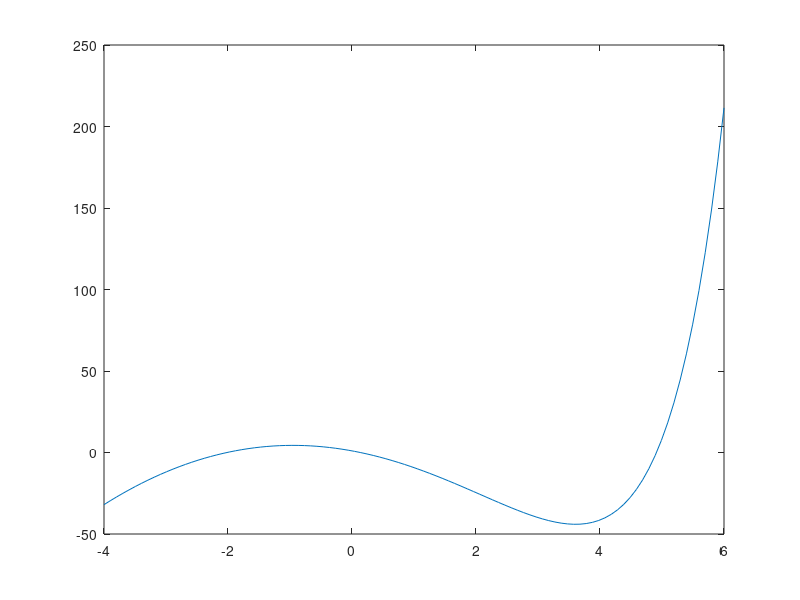

The MATLAB script that drew this image: (Note: this script raises an error after producing the figure.)
%%PLOT
x = linspace(-4,6);
plot(x,exp(x) - 4*x.^2 - 8*x);
axes0


%% BISSECCION [-4,6]
clc
tol = 10^(-4);
f = @(x) exp(x) - 4*x^2 - 8*x;
No = 20;

a = -4;
b = 6;
fa = f(a);
i = 0;

tic
[p, i] = biseccion(f, a, b, tol, No)
toc

%RESPUESTA: 4.9108
%ITERACIONES: 16

%% BISSECCION [0,1]
clc
tol = 10^(-4);
f = @(x) exp(x) - 4*x^2 - 8*x;
No = 20;

a = 0;
b = 1;
fa = f(a);
i = 0;

tic
[p, i] = biseccion(f, a, b, tol, No)
toc

%RESPUESTA: 0.1340
%ITERACIONES: 14


%% BISSECCION [-3,-1]
clc
tol = 10^(-4);
f = @(x) exp(x) - 4*x^2 - 8*x;
No = 20;

a = -3;
b = -1;
fa = f(a);
i = 0;

tic
[p, i] = biseccion(f, a, b, tol, No)
toc

%RESPUESTA: -2.0165
%ITERACIONES: 14

%% NEWTON RAPHSON p0 = -4
clc

f = @(x) exp(x) - 4*x^2 - 8*x;
fp = @(x) exp(x) - 8*x - 8;
p0 = -4;
tol = 10^(-4);
No = 20;

tic
[p, i] = newtonRaphson(f, fp, p0, tol, No)
toc 

%RESPUESTA: -2.0165
%ITERACIONES: 5

%% NEWTON RAPHSON p0 = 0
clc

f = @(x) exp(x) - 4*x^2 - 8*x;
fp = @(x) exp(x) - 8*x - 8;
p0 = 0;
tol = 10^(-4);
No = 20;

tic
[p, i] = newtonRaphson(f, fp, p0, tol, No)
toc 

%RESPUESTA: -2.0165
%ITERACIONES: 8


%% NEWTON RAPHSON p0 = 4
clc

f = @(x) exp(x) - 4*x^2 - 8*x;
fp = @(x) exp(x) - 8*x - 8;
p0 = 4;
tol = 10^(-4);
No = 20;

tic
[p, i] = newtonRaphson(f, fp, p0, tol, No)
toc 

%RESPUESTA: 4.9108
%ITERACIONES: 8

%% SECANTE p = -4, p1 = 6

clc
f = @(x) exp(x) - 4*x^2 - 8*x;
p0 = -4;
p1 = 6;
tol = 10^(-4);
No = 20;

tic
[p,i] = secante(f, p0, p1, tol, No)
toc

%RESPUESTA: -2.0165
%ITERACIONES: 8

%% SECANTE p0 = 0, p1 = 1

clc
f = @(x) exp(x) - 4*x^2 - 8*x;
p0 = 0;
p1 = 1;
tol = 10^(-4);
No = 20;

tic
[p,i] = secante(f, p0, p1, tol, No)
toc

%RESPUESTA: 0.1339
%ITERACIONES: 6

%% SECANTE p0 = 4, p1 = 6

clc
f = @(x) exp(x) - 4*x^2 - 8*x;
p0 = 4;
p1 = 6;
tol = 10^(-4);
No = 20;

tic
[p,i] = secante(f, p0, p1, tol, No)
toc

%RESPUESTA: 4.9108
%ITERACIONES: 9

%% FALSA POSICION p0 = -4, p1 = 6

clc
f = @(x) exp(x) - 4*x^2 - 8*x;
p0 = -4;
p1 = 0;
tol = 10^(-4);
No = 20;

tic
[p,i] = falsaPosicion(f, p0, p1, tol, No)
toc

%RESPUESTA: -2.0164
%ITERACIONES: 19

%% FALSA POSICION  p0 = 0, p1 = 1

clc
f = @(x) exp(x) - 4*x^2 - 8*x;
p0 = 0;
p1 = 1;
tol = 10^(-4);
No = 20;

tic
[p,i] = falsaPosicion(f, p0, p1, tol, No)
toc

%RESPUESTA: 0.1339
%ITERACIONES: 10

%% FALSA POSICION p0 = 4, p1 = 6

clc
f = @(x) exp(x) - 4*x^2 - 8*x;
p0 = 4;
p1 = 6;
tol = 10^(-4);
No = 20;

tic
[p,i] = falsaPosicion(f, p0, p1, tol, No)
toc

%RESPUESTA: 4.9107
%ITERACIONES: 17
